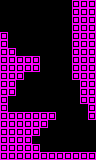

This is a level from a 2D game, rendered from its Tiled map with the project's own tilesets. A one-line summary and the map file follow, with tile-layer data summarised:
An orthogonal 12x20 tile map with 8x8 px tiles, 1 tile layer (main) and 3 objects (3x enemyTurret).

<map version="1.0" orientation="orthogonal" renderorder="right-down" width="12" height="20" tilewidth="8" tileheight="8" nextobjectid="55">
 <properties>
  <property name="L" type="int" value="1" />
  <property name="R" type="int" value="3" />
  <property name="type" value="tunnel" />
 </properties>
 <tileset firstgid="1" name="tiles" tilewidth="8" tileheight="8" tilecount="24" columns="6">
  <image source="../../../images/tiles.png" width="48" height="32" />
  <tile id="1">
   <properties>
    <property name="type" value="open" />
   </properties>
  </tile>
 </tileset>
 <layer name="main" width="12" height="20">
  <data>[240 cells, 100 non-empty, 1 distinct tile ids]</data>
 </layer>
 <objectgroup name="objects" />
 <objectgroup name="hazards" />
 <objectgroup name="enemies">
  <object id="52" type="enemyTurret" gid="4" x="32" y="56" width="8" height="8" />
  <object id="53" type="enemyTurret" gid="4" x="48" y="112" width="8" height="8" />
  <object id="54" type="enemyTurret" gid="4" x="64" y="152" width="8" height="8" />
 </objectgroup>
</map>
